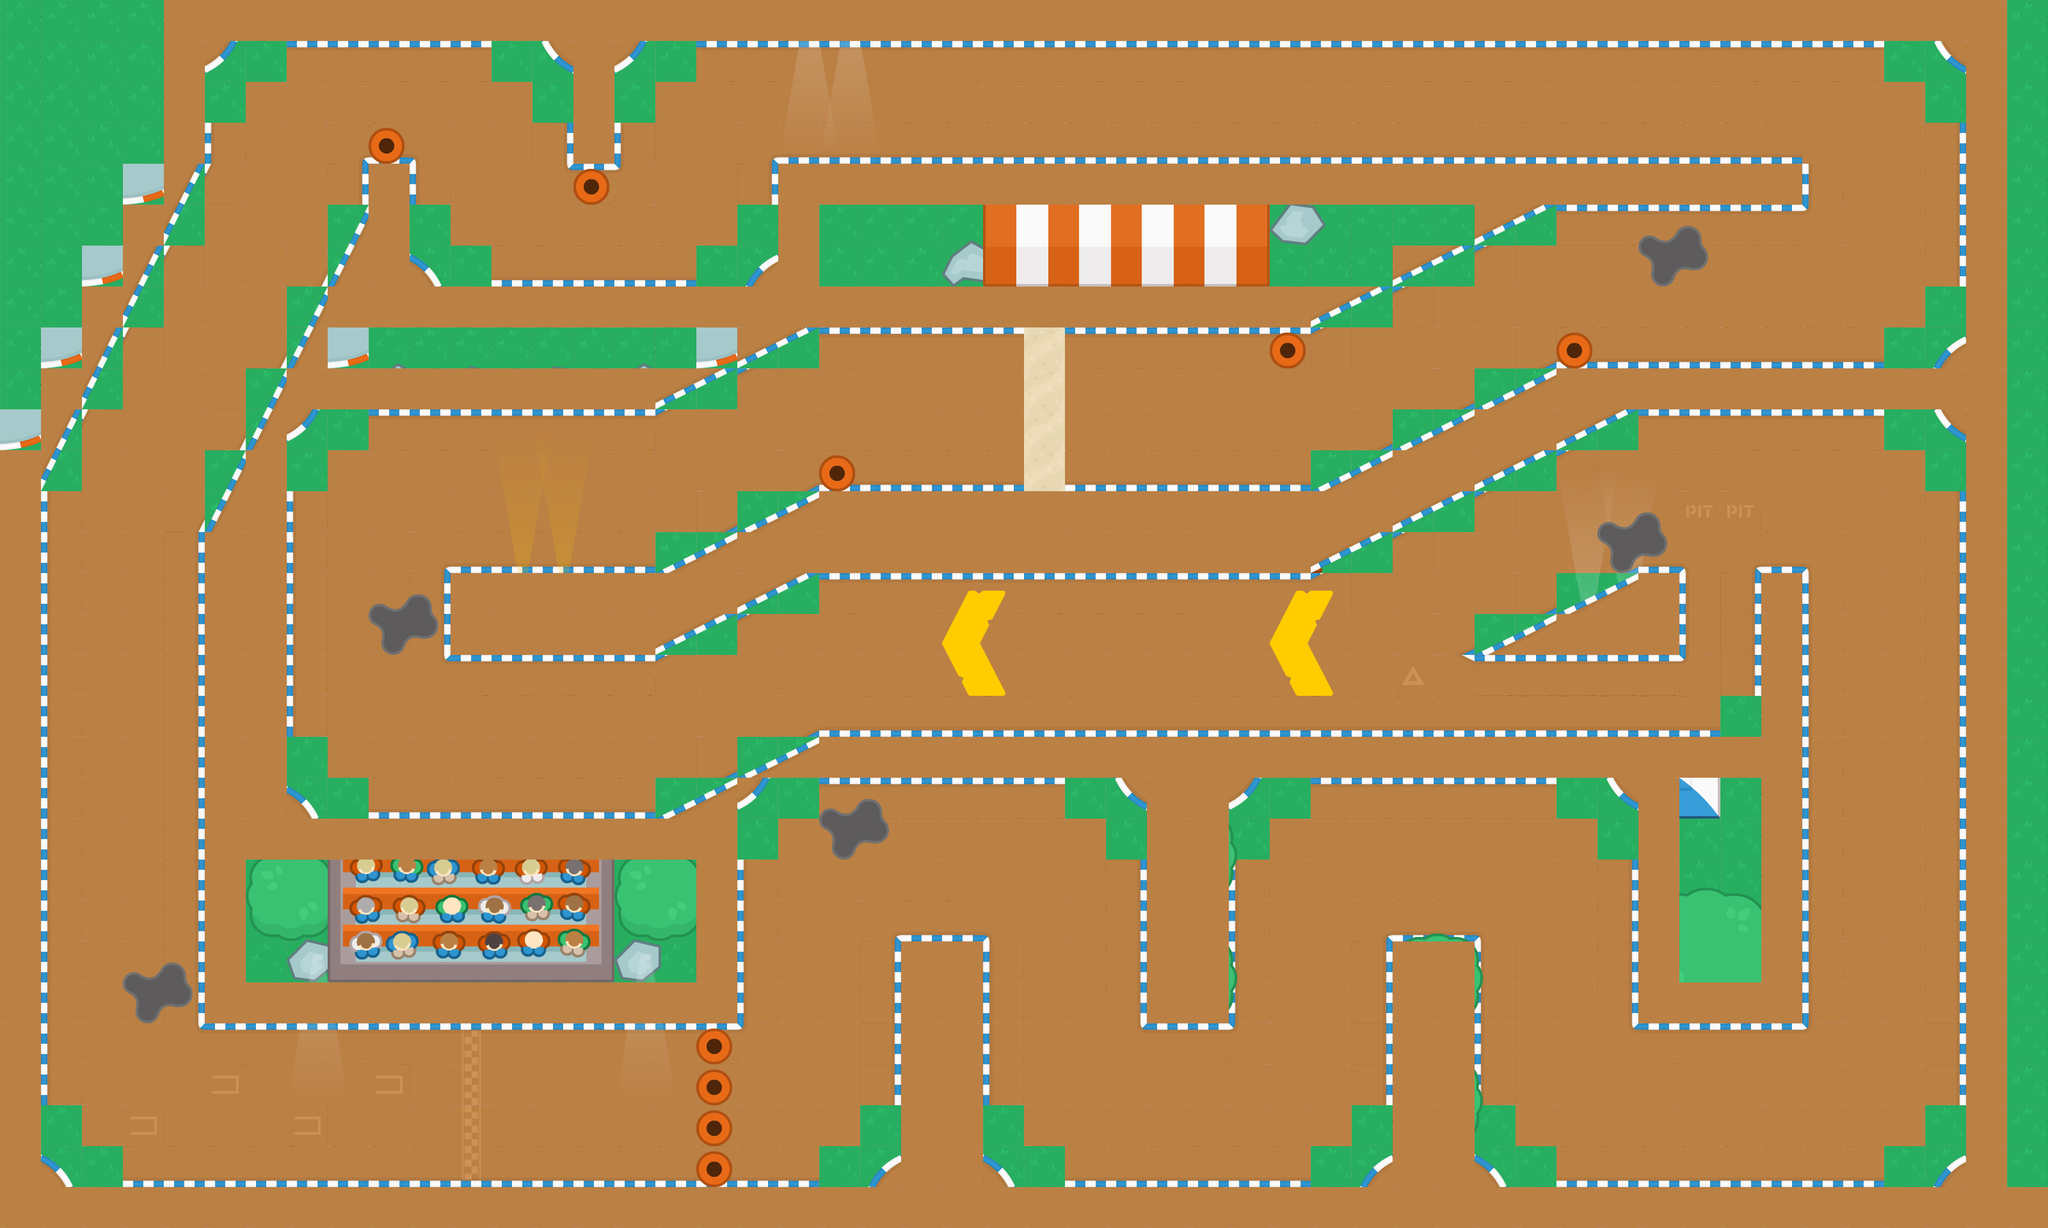

This is a level from a 2D game, rendered from its Tiled map with the project's own tilesets. A one-line summary and the map file follow, with tile-layer data summarised:
An orthogonal 50x30 tile map with 64x64 px tiles, 8 tile layers (race_track, fon, objects, oil, ...), 3 tilesets.

<map version="1.10" tiledversion="1.11.2" orientation="orthogonal" renderorder="right-down" width="50" height="30" tilewidth="64" tileheight="64" infinite="0" nextlayerid="10" nextobjectid="1">
 <tileset firstgid="1" source="../tsx_files/racing_track.tsx" />
 <tileset firstgid="325" source="../tsx_files/objects_64.tsx" />
 <tileset firstgid="368" source="../tsx_files/objects.tsx" />
 <layer id="1" name="race_track" width="50" height="30">
  <data>[1500 cells, 959 non-empty, 41 distinct tile ids]</data>
 </layer>
 <layer id="7" name="fon" width="50" height="30">
  <data>[1500 cells, 657 non-empty, 1 distinct tile ids]</data>
 </layer>
 <layer id="2" name="objects" width="50" height="30">
  <data>[1500 cells, 94 non-empty, 20 distinct tile ids]</data>
 </layer>
 <layer id="9" name="oil" width="50" height="30">
  <data>[1500 cells, 5 non-empty, 1 distinct tile ids]</data>
 </layer>
 <layer id="4" name="finish_line" width="50" height="30">
  <data>[1500 cells, 4 non-empty, 3 distinct tile ids]</data>
 </layer>
 <layer id="5" name="checkpoints" width="50" height="30">
  <data>[1500 cells, 4 non-empty, 1 distinct tile ids]</data>
 </layer>
 <layer id="8" name="block_wall" width="50" height="30">
  <data>[1500 cells, 4 non-empty, 1 distinct tile ids]</data>
 </layer>
 <layer id="3" name="walls" width="50" height="30">
  <data>[1500 cells, 484 non-empty, 15 distinct tile ids]</data>
 </layer>
</map>
